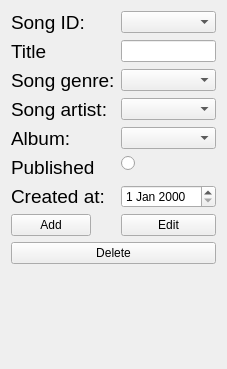
             <widget class="QWidget" name="songs_admin">
              <property name="geometry">
               <rect>
                <x>0</x>
                <y>0</y>
                <width>208</width>
                <height>369</height>
               </rect>
              </property>
              <attribute name="label">
               <string>Piosenki</string>
              </attribute>
              <layout class="QFormLayout" name="formLayout_2">
               <item row="4" column="0">
                <widget class="QLabel" name="song_title">
                 <property name="font">
                  <font>
                   <pointsize>14</pointsize>
                  </font>
                 </property>
                 <property name="text">
                  <string>Title</string>
                 </property>
                </widget>
               </item>
               <item row="6" column="0">
                <widget class="QLabel" name="song_genre">
                 <property name="font">
                  <font>
                   <pointsize>14</pointsize>
                  </font>
                 </property>
                 <property name="text">
                  <string>Song genre:</string>
                 </property>
                </widget>
               </item>
               <item row="8" column="0">
                <widget class="QLabel" name="song_artist">
                 <property name="font">
                  <font>
                   <pointsize>14</pointsize>
                  </font>
                 </property>
                 <property name="text">
                  <string>Song artist:</string>
                 </property>
                </widget>
               </item>
               <item row="12" column="0">
                <widget class="QLabel" name="song_album">
                 <property name="font">
                  <font>
                   <pointsize>14</pointsize>
                  </font>
                 </property>
                 <property name="text">
                  <string>Album:</string>
                 </property>
                </widget>
               </item>
               <item row="16" column="0">
                <widget class="QLabel" name="song_status">
                 <property name="font">
                  <font>
                   <pointsize>14</pointsize>
                  </font>
                 </property>
                 <property name="text">
                  <string>Published</string>
                 </property>
                </widget>
               </item>
               <item row="20" column="0">
                <widget class="QLabel" name="song_createdate">
                 <property name="font">
                  <font>
                   <pointsize>14</pointsize>
                  </font>
                 </property>
                 <property name="text">
                  <string>Created at:</string>
                 </property>
                </widget>
               </item>
               <item row="20" column="1">
                <widget class="QDateEdit" name="song_creationdate"/>
               </item>
               <item row="1" column="0">
                <widget class="QLabel" name="song_id">
                 <property name="font">
                  <font>
                   <pointsize>14</pointsize>
                  </font>
                 </property>
                 <property name="text">
                  <string>Song ID:</string>
                 </property>
                </widget>
               </item>
               <item row="6" column="1">
                <widget class="QComboBox" name="song_genre_field"/>
               </item>
               <item row="8" column="1">
                <widget class="QComboBox" name="song_artist_field"/>
               </item>
               <item row="12" column="1">
                <widget class="QComboBox" name="song_album_field"/>
               </item>
               <item row="16" column="1">
                <widget class="QRadioButton" name="is_published">
                 <property name="text">
                  <string/>
                 </property>
                </widget>
               </item>
               <item row="22" column="0">
                <widget class="QPushButton" name="song_add">
                 <property name="text">
                  <string>Add</string>
                 </property>
                </widget>
               </item>
               <item row="22" column="1">
                <widget class="QPushButton" name="song_edit">
                 <property name="text">
                  <string>Edit</string>
                 </property>
                </widget>
               </item>
               <item row="24" column="0" colspan="2">
                <widget class="QPushButton" name="song_delete">
                 <property name="text">
                  <string>Delete</string>
                 </property>
                </widget>
               </item>
               <item row="4" column="1">
                <widget class="QLineEdit" name="song_title_field"/>
               </item>
               <item row="1" column="1">
                <widget class="QComboBox" name="song_id_field"/>
               </item>
              </layout>
             </widget>
